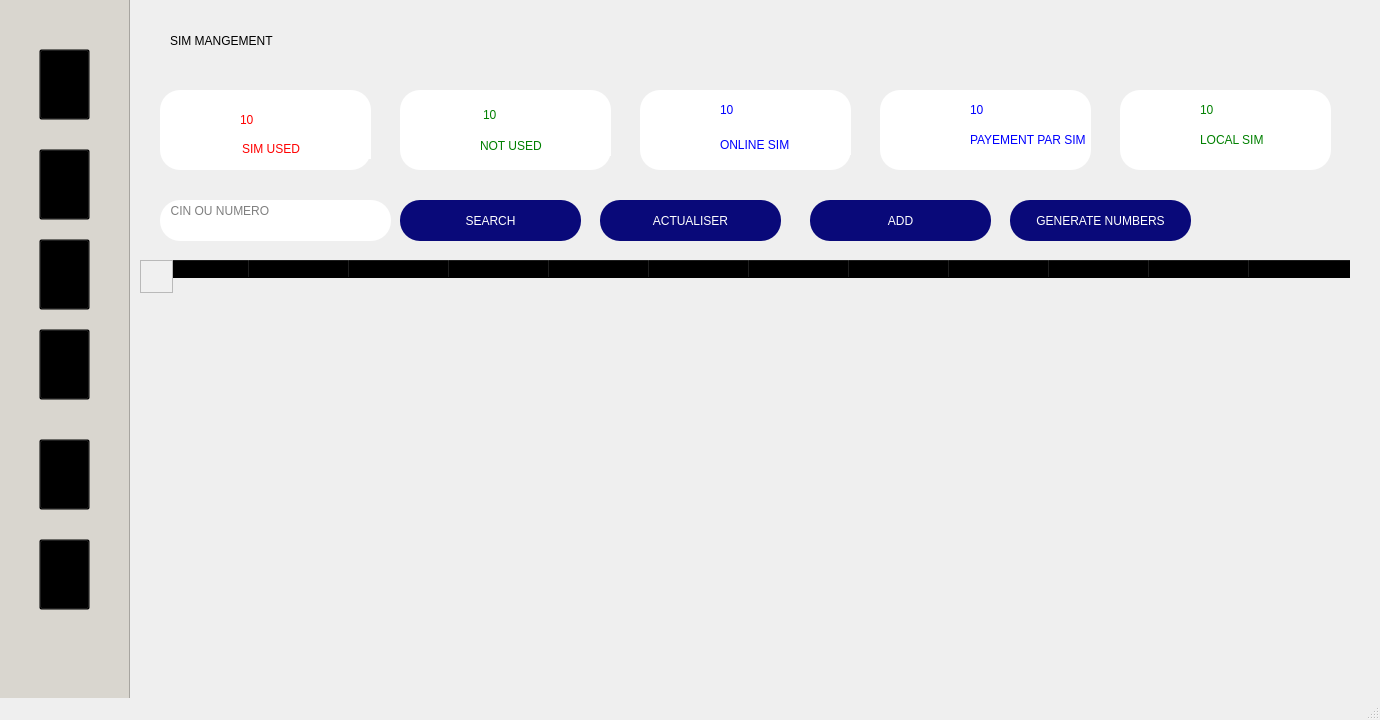
<?xml version="1.0" encoding="UTF-8"?>
<ui version="4.0">
 <class>MainWindow</class>
 <widget class="QMainWindow" name="MainWindow">
  <property name="geometry">
   <rect>
    <x>0</x>
    <y>0</y>
    <width>1380</width>
    <height>720</height>
   </rect>
  </property>
  <property name="minimumSize">
   <size>
    <width>1380</width>
    <height>720</height>
   </size>
  </property>
  <property name="maximumSize">
   <size>
    <width>1380</width>
    <height>720</height>
   </size>
  </property>
  <property name="windowTitle">
   <string>login</string>
  </property>
  <property name="styleSheet">
   <string notr="true"/>
  </property>
  <widget class="QWidget" name="centralwidget">
   <widget class="QLabel" name="label_5">
    <property name="geometry">
     <rect>
      <x>170</x>
      <y>10</y>
      <width>441</width>
      <height>61</height>
     </rect>
    </property>
    <property name="styleSheet">
     <string notr="true">font: 63 20pt &quot;Josefin Sans SemiBold&quot;;
color:black;
border:none;
</string>
    </property>
    <property name="text">
     <string>SIM MANGEMENT</string>
    </property>
   </widget>
   <widget class="QTableWidget" name="tableWidget">
    <property name="geometry">
     <rect>
      <x>150</x>
      <y>260</y>
      <width>1231</width>
      <height>431</height>
     </rect>
    </property>
    <property name="styleSheet">
     <string notr="true">background:transparent;
border:none;
font: 75 12pt  &quot;Josefin Sans SemiBold&quot;;</string>
    </property>
    <property name="horizontalScrollBarPolicy">
     <enum>Qt::ScrollBarAlwaysOff</enum>
    </property>
    <column>
     <property name="text">
      <string>numero</string>
     </property>
    </column>
    <column>
     <property name="text">
      <string>type</string>
     </property>
    </column>
    <column>
     <property name="text">
      <string>solde</string>
     </property>
    </column>
    <column>
     <property name="text">
      <string>data</string>
     </property>
    </column>
    <column>
     <property name="text">
      <string>call</string>
     </property>
    </column>
    <column>
     <property name="text">
      <string>sms</string>
     </property>
    </column>
    <column>
     <property name="text">
      <string>cin</string>
     </property>
    </column>
    <column>
     <property name="text">
      <string>nom </string>
     </property>
    </column>
    <column>
     <property name="text">
      <string>prenom</string>
     </property>
    </column>
    <column>
     <property name="text">
      <string>adresse</string>
     </property>
    </column>
    <column>
     <property name="text">
      <string>abonnemt</string>
     </property>
    </column>
    <column>
     <property name="text">
      <string>email</string>
     </property>
    </column>
   </widget>
   <widget class="QPlainTextEdit" name="plainTextEdit">
    <property name="geometry">
     <rect>
      <x>160</x>
      <y>200</y>
      <width>231</width>
      <height>41</height>
     </rect>
    </property>
    <property name="styleSheet">
     <string notr="true">background:white;
color:black;
border-radius: 20px;
font: 63 12pt &quot;Josefin Sans SemiBold&quot;;</string>
    </property>
    <property name="placeholderText">
     <string>  CIN OU NUMERO</string>
    </property>
   </widget>
   <widget class="QPushButton" name="pushButton_12">
    <property name="geometry">
     <rect>
      <x>400</x>
      <y>200</y>
      <width>181</width>
      <height>41</height>
     </rect>
    </property>
    <property name="cursor">
     <cursorShape>PointingHandCursor</cursorShape>
    </property>
    <property name="styleSheet">
     <string notr="true">background:#090979;
font: 75 12pt  &quot;Josefin Sans SemiBold&quot;;
color:white;
border-radius: 20px;</string>
    </property>
    <property name="text">
     <string>SEARCH</string>
    </property>
   </widget>
   <widget class="QPushButton" name="pushButton_13">
    <property name="geometry">
     <rect>
      <x>600</x>
      <y>200</y>
      <width>181</width>
      <height>41</height>
     </rect>
    </property>
    <property name="cursor">
     <cursorShape>PointingHandCursor</cursorShape>
    </property>
    <property name="styleSheet">
     <string notr="true">background:#090979;
font: 75 12pt  &quot;Josefin Sans SemiBold&quot;;
color:white;
border-radius: 20px;</string>
    </property>
    <property name="text">
     <string>ACTUALISER</string>
    </property>
   </widget>
   <widget class="QPushButton" name="pushButton_14">
    <property name="geometry">
     <rect>
      <x>810</x>
      <y>200</y>
      <width>181</width>
      <height>41</height>
     </rect>
    </property>
    <property name="cursor">
     <cursorShape>PointingHandCursor</cursorShape>
    </property>
    <property name="styleSheet">
     <string notr="true">background:#090979;
font: 75 12pt  &quot;Josefin Sans SemiBold&quot;;
color:white;
border-radius: 20px;</string>
    </property>
    <property name="text">
     <string>ADD</string>
    </property>
   </widget>
   <widget class="QPushButton" name="pushButton_15">
    <property name="geometry">
     <rect>
      <x>1010</x>
      <y>200</y>
      <width>181</width>
      <height>41</height>
     </rect>
    </property>
    <property name="cursor">
     <cursorShape>PointingHandCursor</cursorShape>
    </property>
    <property name="styleSheet">
     <string notr="true">background:#090979;
font: 75 12pt  &quot;Josefin Sans SemiBold&quot;;
color:white;
border-radius: 20px;</string>
    </property>
    <property name="text">
     <string>GENERATE NUMBERS</string>
    </property>
   </widget>
   <widget class="QFrame" name="frame_7">
    <property name="geometry">
     <rect>
      <x>400</x>
      <y>90</y>
      <width>211</width>
      <height>80</height>
     </rect>
    </property>
    <property name="styleSheet">
     <string notr="true">border-radius: 20px;
background: white;
box-shadow:  20px 20px 39px #bebebe,
             -20px -20px 39px #ffffff;</string>
    </property>
    <property name="frameShape">
     <enum>QFrame::StyledPanel</enum>
    </property>
    <property name="frameShadow">
     <enum>QFrame::Raised</enum>
    </property>
    <widget class="QLabel" name="label_31">
     <property name="geometry">
      <rect>
       <x>83</x>
       <y>15</y>
       <width>91</width>
       <height>20</height>
      </rect>
     </property>
     <property name="styleSheet">
      <string notr="true">font: 75 8pt &quot;Josefin Sans SemiBold&quot;;
color:green
</string>
     </property>
     <property name="text">
      <string>10</string>
     </property>
    </widget>
    <widget class="QLabel" name="label_8">
     <property name="geometry">
      <rect>
       <x>10</x>
       <y>0</y>
       <width>61</width>
       <height>81</height>
      </rect>
     </property>
     <property name="styleSheet">
      <string notr="true">image: url(:/newPrefix/1200px-Icons8_flat_sim_card.svg.png);</string>
     </property>
     <property name="text">
      <string/>
     </property>
    </widget>
    <widget class="QLabel" name="label_14">
     <property name="geometry">
      <rect>
       <x>80</x>
       <y>46</y>
       <width>151</width>
       <height>20</height>
      </rect>
     </property>
     <property name="styleSheet">
      <string notr="true">font: 75 8pt &quot;Josefin Sans SemiBold&quot;;
color:green</string>
     </property>
     <property name="text">
      <string>NOT USED</string>
     </property>
    </widget>
   </widget>
   <widget class="QFrame" name="frame_8">
    <property name="geometry">
     <rect>
      <x>640</x>
      <y>90</y>
      <width>211</width>
      <height>80</height>
     </rect>
    </property>
    <property name="styleSheet">
     <string notr="true">border-radius: 20px;
background: white;
box-shadow:  20px 20px 39px #bebebe,
             -20px -20px 39px #ffffff;</string>
    </property>
    <property name="frameShape">
     <enum>QFrame::StyledPanel</enum>
    </property>
    <property name="frameShadow">
     <enum>QFrame::Raised</enum>
    </property>
    <widget class="QLabel" name="label_34">
     <property name="geometry">
      <rect>
       <x>80</x>
       <y>10</y>
       <width>91</width>
       <height>20</height>
      </rect>
     </property>
     <property name="styleSheet">
      <string notr="true">font: 75 8pt &quot;Josefin Sans SemiBold&quot;;
color:BLUE</string>
     </property>
     <property name="text">
      <string>10</string>
     </property>
    </widget>
    <widget class="QPushButton" name="pushButton_10">
     <property name="geometry">
      <rect>
       <x>10</x>
       <y>0</y>
       <width>51</width>
       <height>71</height>
      </rect>
     </property>
     <property name="cursor">
      <cursorShape>PointingHandCursor</cursorShape>
     </property>
     <property name="styleSheet">
      <string notr="true">image: url(:/newPrefix/pc.png);
background:transparent</string>
     </property>
     <property name="text">
      <string/>
     </property>
    </widget>
    <widget class="QLabel" name="label_39">
     <property name="geometry">
      <rect>
       <x>80</x>
       <y>45</y>
       <width>171</width>
       <height>20</height>
      </rect>
     </property>
     <property name="styleSheet">
      <string notr="true">font: 75 8pt &quot;Josefin Sans SemiBold&quot;;
color:blue
</string>
     </property>
     <property name="text">
      <string>ONLINE SIM</string>
     </property>
    </widget>
   </widget>
   <widget class="QFrame" name="frame_10">
    <property name="geometry">
     <rect>
      <x>1120</x>
      <y>90</y>
      <width>211</width>
      <height>80</height>
     </rect>
    </property>
    <property name="styleSheet">
     <string notr="true">border-radius: 20px;
background: white;
box-shadow:  20px 20px 39px #bebebe,
             -20px -20px 39px #ffffff;</string>
    </property>
    <property name="frameShape">
     <enum>QFrame::StyledPanel</enum>
    </property>
    <property name="frameShadow">
     <enum>QFrame::Raised</enum>
    </property>
    <widget class="QPushButton" name="pushButton_16">
     <property name="geometry">
      <rect>
       <x>20</x>
       <y>0</y>
       <width>51</width>
       <height>71</height>
      </rect>
     </property>
     <property name="cursor">
      <cursorShape>PointingHandCursor</cursorShape>
     </property>
     <property name="styleSheet">
      <string notr="true">image: url(:/newPrefix/store.png);
background:transparent</string>
     </property>
     <property name="text">
      <string/>
     </property>
    </widget>
    <widget class="QLabel" name="label_33">
     <property name="geometry">
      <rect>
       <x>80</x>
       <y>10</y>
       <width>91</width>
       <height>20</height>
      </rect>
     </property>
     <property name="styleSheet">
      <string notr="true">font: 75 8pt &quot;Josefin Sans SemiBold&quot;;
color:green
</string>
     </property>
     <property name="text">
      <string>10</string>
     </property>
    </widget>
    <widget class="QLabel" name="label_101">
     <property name="geometry">
      <rect>
       <x>80</x>
       <y>40</y>
       <width>91</width>
       <height>20</height>
      </rect>
     </property>
     <property name="styleSheet">
      <string notr="true">font: 75 8pt &quot;Josefin Sans SemiBold&quot;;
color:green</string>
     </property>
     <property name="text">
      <string>LOCAL SIM</string>
     </property>
    </widget>
   </widget>
   <widget class="QFrame" name="frame_2">
    <property name="geometry">
     <rect>
      <x>160</x>
      <y>90</y>
      <width>211</width>
      <height>80</height>
     </rect>
    </property>
    <property name="styleSheet">
     <string notr="true">border-radius: 20px;
background: white;
box-shadow:  20px 20px 39px #bebebe,
             -20px -20px 39px #ffffff;</string>
    </property>
    <property name="frameShape">
     <enum>QFrame::StyledPanel</enum>
    </property>
    <property name="frameShadow">
     <enum>QFrame::Raised</enum>
    </property>
    <widget class="QLabel" name="label_29">
     <property name="geometry">
      <rect>
       <x>80</x>
       <y>20</y>
       <width>91</width>
       <height>20</height>
      </rect>
     </property>
     <property name="styleSheet">
      <string notr="true">font: 75 8pt &quot;Josefin Sans SemiBold&quot;;
color:red
</string>
     </property>
     <property name="text">
      <string>10</string>
     </property>
    </widget>
    <widget class="QLabel" name="label_35">
     <property name="geometry">
      <rect>
       <x>82</x>
       <y>49</y>
       <width>171</width>
       <height>20</height>
      </rect>
     </property>
     <property name="styleSheet">
      <string notr="true">font: 75 8pt &quot;Josefin Sans SemiBold&quot;;
color:red
</string>
     </property>
     <property name="text">
      <string>SIM USED</string>
     </property>
    </widget>
    <widget class="QLabel" name="label_26">
     <property name="geometry">
      <rect>
       <x>20</x>
       <y>0</y>
       <width>61</width>
       <height>81</height>
      </rect>
     </property>
     <property name="styleSheet">
      <string notr="true">image: url(:/newPrefix/1176838.png);</string>
     </property>
     <property name="text">
      <string/>
     </property>
    </widget>
   </widget>
   <widget class="QFrame" name="frame_9">
    <property name="geometry">
     <rect>
      <x>880</x>
      <y>90</y>
      <width>211</width>
      <height>80</height>
     </rect>
    </property>
    <property name="styleSheet">
     <string notr="true">border-radius: 20px;
background: white;
box-shadow:  20px 20px 39px #bebebe,
             -20px -20px 39px #ffffff;</string>
    </property>
    <property name="frameShape">
     <enum>QFrame::StyledPanel</enum>
    </property>
    <property name="frameShadow">
     <enum>QFrame::Raised</enum>
    </property>
    <widget class="QLabel" name="label_13">
     <property name="geometry">
      <rect>
       <x>90</x>
       <y>10</y>
       <width>91</width>
       <height>20</height>
      </rect>
     </property>
     <property name="styleSheet">
      <string notr="true">font: 75 8pt &quot;Josefin Sans SemiBold&quot;;
color:blue</string>
     </property>
     <property name="text">
      <string>10</string>
     </property>
    </widget>
    <widget class="QLabel" name="label_12">
     <property name="geometry">
      <rect>
       <x>90</x>
       <y>40</y>
       <width>171</width>
       <height>20</height>
      </rect>
     </property>
     <property name="styleSheet">
      <string notr="true">font: 75 8pt &quot;Josefin Sans SemiBold&quot;;
color:blue</string>
     </property>
     <property name="text">
      <string>PAYEMENT PAR SIM</string>
     </property>
    </widget>
    <widget class="QLabel" name="label_11">
     <property name="geometry">
      <rect>
       <x>20</x>
       <y>0</y>
       <width>61</width>
       <height>81</height>
      </rect>
     </property>
     <property name="styleSheet">
      <string notr="true">image: url(:/newPrefix/salary.png);</string>
     </property>
     <property name="text">
      <string/>
     </property>
    </widget>
   </widget>
   <widget class="QFrame" name="frame_3">
    <property name="geometry">
     <rect>
      <x>140</x>
      <y>260</y>
      <width>33</width>
      <height>33</height>
     </rect>
    </property>
    <property name="styleSheet">
     <string notr="true">background-color: rgb(240, 240, 240);</string>
    </property>
    <property name="frameShape">
     <enum>QFrame::StyledPanel</enum>
    </property>
    <property name="frameShadow">
     <enum>QFrame::Raised</enum>
    </property>
   </widget>
   <widget class="QFrame" name="frame_19">
    <property name="geometry">
     <rect>
      <x>-51</x>
      <y>-1</y>
      <width>181</width>
      <height>801</height>
     </rect>
    </property>
    <property name="styleSheet">
     <string notr="true">background-color:rgb(217, 214, 207)</string>
    </property>
    <property name="frameShape">
     <enum>QFrame::StyledPanel</enum>
    </property>
    <property name="frameShadow">
     <enum>QFrame::Raised</enum>
    </property>
    <widget class="QPushButton" name="pushButton_6">
     <property name="geometry">
      <rect>
       <x>90</x>
       <y>540</y>
       <width>51</width>
       <height>71</height>
      </rect>
     </property>
     <property name="cursor">
      <cursorShape>PointingHandCursor</cursorShape>
     </property>
     <property name="styleSheet">
      <string notr="true">image: url(:/newPrefix/56805.png);
background:transparent</string>
     </property>
     <property name="text">
      <string/>
     </property>
    </widget>
    <widget class="QPushButton" name="pushButton">
     <property name="geometry">
      <rect>
       <x>90</x>
       <y>50</y>
       <width>51</width>
       <height>71</height>
      </rect>
     </property>
     <property name="cursor">
      <cursorShape>PointingHandCursor</cursorShape>
     </property>
     <property name="styleSheet">
      <string notr="true">
image: url(:/newPrefix/0b92c1ba5ae239c314ba2ec1dab936ec.png);
background:transparent</string>
     </property>
     <property name="text">
      <string/>
     </property>
    </widget>
    <widget class="QPushButton" name="pushButton_5">
     <property name="geometry">
      <rect>
       <x>90</x>
       <y>440</y>
       <width>51</width>
       <height>71</height>
      </rect>
     </property>
     <property name="cursor">
      <cursorShape>PointingHandCursor</cursorShape>
     </property>
     <property name="styleSheet">
      <string notr="true">image: url(:/newPrefix/rapport.png);
background:transparent</string>
     </property>
     <property name="text">
      <string/>
     </property>
    </widget>
    <widget class="QPushButton" name="pushButton_3">
     <property name="geometry">
      <rect>
       <x>90</x>
       <y>240</y>
       <width>51</width>
       <height>71</height>
      </rect>
     </property>
     <property name="cursor">
      <cursorShape>PointingHandCursor</cursorShape>
     </property>
     <property name="styleSheet">
      <string notr="true">image: url(:/newPrefix/5602f7afac47bbda37db1e1dd9de469f.png);
background:transparent</string>
     </property>
     <property name="text">
      <string/>
     </property>
    </widget>
    <widget class="QPushButton" name="pushButton_4">
     <property name="geometry">
      <rect>
       <x>90</x>
       <y>330</y>
       <width>51</width>
       <height>71</height>
      </rect>
     </property>
     <property name="cursor">
      <cursorShape>PointingHandCursor</cursorShape>
     </property>
     <property name="styleSheet">
      <string notr="true">image: url(:/newPrefix/logo-wifi-png-for-download--7.png);
background:transparent</string>
     </property>
     <property name="text">
      <string/>
     </property>
    </widget>
    <widget class="QPushButton" name="pushButton_2">
     <property name="geometry">
      <rect>
       <x>90</x>
       <y>150</y>
       <width>51</width>
       <height>71</height>
      </rect>
     </property>
     <property name="cursor">
      <cursorShape>PointingHandCursor</cursorShape>
     </property>
     <property name="styleSheet">
      <string notr="true">image: url(:/newPrefix/free-user-group-icon-296-thumb.png);
background:transparent</string>
     </property>
     <property name="text">
      <string/>
     </property>
    </widget>
   </widget>
  </widget>
  <widget class="QStatusBar" name="statusbar"/>
 </widget>
 <resources>
  <include location="total.qrc"/>
 </resources>
 <connections/>
</ui>
